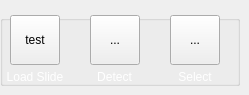
          <widget class="QWidget" name="pageBrainDetect">
           <widget class="QGroupBox" name="gboxBrain">
            <property name="geometry">
             <rect>
              <x>0</x>
              <y>15</y>
              <width>240</width>
              <height>71</height>
             </rect>
            </property>
            <property name="title">
             <string/>
            </property>
            <widget class="QLabel" name="label_9">
             <property name="geometry">
              <rect>
               <x>-5</x>
               <y>50</y>
               <width>80</width>
               <height>25</height>
              </rect>
             </property>
             <property name="text">
              <string>&lt;html&gt;&lt;head/&gt;&lt;body&gt;&lt;p align=&quot;center&quot;&gt;&lt;span style=&quot; font-size:9pt; color:#ffffff;&quot;&gt;Load Slide&lt;/span&gt;&lt;/p&gt;&lt;/body&gt;&lt;/html&gt;</string>
             </property>
            </widget>
            <widget class="QLabel" name="label_10">
             <property name="geometry">
              <rect>
               <x>67</x>
               <y>50</y>
               <width>95</width>
               <height>25</height>
              </rect>
             </property>
             <property name="text">
              <string>&lt;html&gt;&lt;head/&gt;&lt;body&gt;&lt;p align=&quot;center&quot;&gt;&lt;span style=&quot; font-size:9pt; color:#ffffff;&quot;&gt;Detect&lt;/span&gt;&lt;/p&gt;&lt;/body&gt;&lt;/html&gt;</string>
             </property>
            </widget>
            <widget class="QToolButton" name="btnLoadSlide">
             <property name="geometry">
              <rect>
               <x>10</x>
               <y>0</y>
               <width>50</width>
               <height>50</height>
              </rect>
             </property>
             <property name="text">
              <string>test</string>
             </property>
             <property name="icon">
              <iconset resource="../src/resource.qrc">
               <normaloff>:/newPrefix/Icons/load2.svg</normaloff>:/newPrefix/Icons/load2.svg</iconset>
             </property>
             <property name="iconSize">
              <size>
               <width>32</width>
               <height>32</height>
              </size>
             </property>
            </widget>
            <widget class="QToolButton" name="btnBrainDetecting">
             <property name="geometry">
              <rect>
               <x>90</x>
               <y>0</y>
               <width>50</width>
               <height>50</height>
              </rect>
             </property>
             <property name="text">
              <string>...</string>
             </property>
             <property name="icon">
              <iconset resource="../src/resource.qrc">
               <normaloff>:/newPrefix/Icons/detection.svg</normaloff>:/newPrefix/Icons/detection.svg</iconset>
             </property>
             <property name="iconSize">
              <size>
               <width>32</width>
               <height>32</height>
              </size>
             </property>
            </widget>
            <widget class="QToolButton" name="btnSelectBrain">
             <property name="geometry">
              <rect>
               <x>170</x>
               <y>0</y>
               <width>50</width>
               <height>50</height>
              </rect>
             </property>
             <property name="text">
              <string>...</string>
             </property>
             <property name="icon">
              <iconset resource="../src/resource.qrc">
               <normaloff>:/newPrefix/Icons/select.svg</normaloff>:/newPrefix/Icons/select.svg</iconset>
             </property>
             <property name="iconSize">
              <size>
               <width>32</width>
               <height>32</height>
              </size>
             </property>
            </widget>
            <widget class="QLabel" name="label_18">
             <property name="geometry">
              <rect>
               <x>155</x>
               <y>50</y>
               <width>80</width>
               <height>25</height>
              </rect>
             </property>
             <property name="text">
              <string>&lt;html&gt;&lt;head/&gt;&lt;body&gt;&lt;p align=&quot;center&quot;&gt;&lt;span style=&quot; font-size:9pt; color:#ffffff;&quot;&gt;Select&lt;/span&gt;&lt;/p&gt;&lt;/body&gt;&lt;/html&gt;</string>
             </property>
            </widget>
            <zorder>label_9</zorder>
            <zorder>btnLoadSlide</zorder>
            <zorder>btnBrainDetecting</zorder>
            <zorder>btnSelectBrain</zorder>
            <zorder>label_18</zorder>
            <zorder>label_10</zorder>
           </widget>
          </widget>
